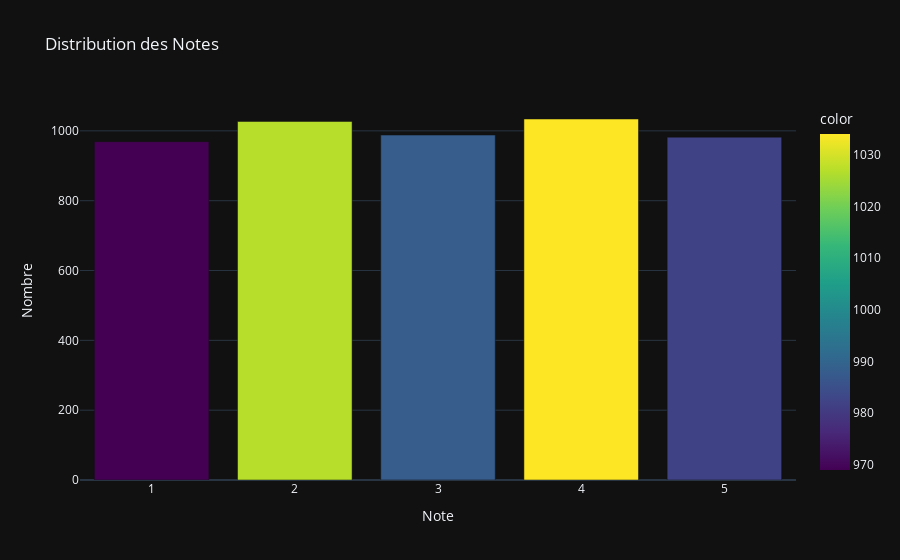

Notebook source saved alongside this figure:
### Markdown cell above
### 📊 Distribution des Ratings

### Code cell
rating_counts = df_recommendations['rating'].value_counts().sort_index()

fig = px.bar(
    x=rating_counts.index,
    y=rating_counts.values,
    labels={'x': 'Note', 'y': 'Nombre'},
    title='Distribution des Notes',
    color=rating_counts.values,
    color_continuous_scale='Viridis'
)
fig.show()

print(f'⭐ Note moyenne: {df_recommendations["rating"].mean():.2f}/5')
print(f'⭐ Note médiane: {df_recommendations["rating"].median():.1f}/5')
print(f'⭐ Total ratings: {len(df_recommendations):,}')

### Figure 1 — Plotly figure (JSON) as saved in the notebook; plotly's stock layout.template omitted (floating-point values rounded to 4 significant figures)
{"data": [{"hovertemplate": "Note=%{x}<br>Nombre=%{y}<br>color=%{marker.color}<extra></extra>", "legendgroup": "", "marker": {"color": [969, 1027, 988, 1034, 982], "coloraxis": "coloraxis", "pattern": {"shape": ""}}, "name": "", "orientation": "v", "showlegend": false, "textposition": "auto", "x": [1, 2, 3, 4, 5], "xaxis": "x", "y": [969, 1027, 988, 1034, 982], "yaxis": "y", "type": "bar"}], "layout": {"xaxis": {"anchor": "y", "domain": [0.0, 1.0], "title": {"text": "Note"}}, "yaxis": {"anchor": "x", "domain": [0.0, 1.0], "title": {"text": "Nombre"}}, "coloraxis": {"colorbar": {"title": {"text": "color"}}, "colorscale": [[0.0, "#440154"], [0.1111, "#482878"], [0.2222, "#3e4989"], [0.3333, "#31688e"], [0.4444, "#26828e"], [0.5556, "#1f9e89"], [0.6667, "#35b779"], [0.7778, "#6ece58"], [0.8889, "#b5de2b"], [1.0, "#fde725"]]}, "legend": {"tracegroupgap": 0}, "title": {"text": "Distribution des Notes"}, "barmode": "relative"}}
